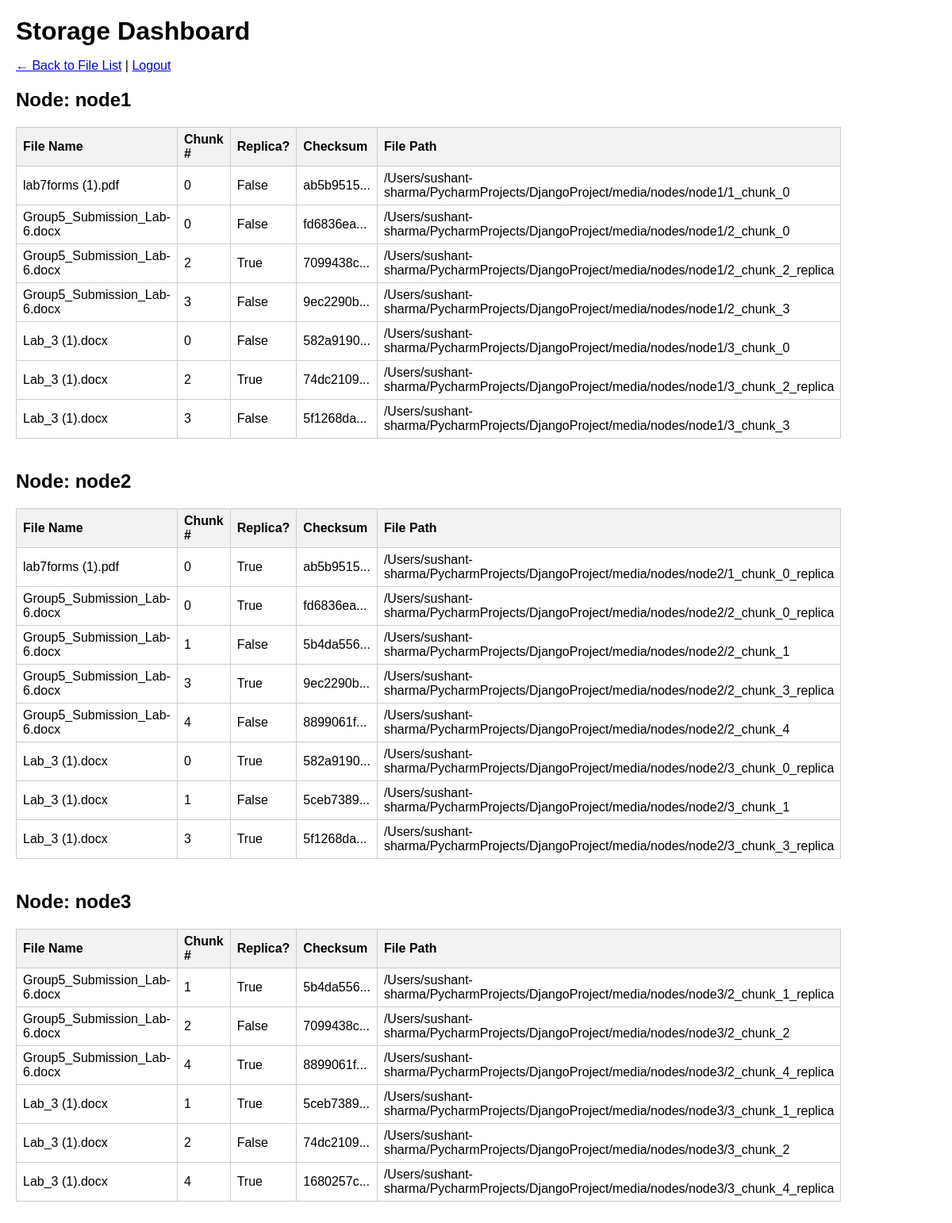
The page /dashboard/ (signed in) on the database its author committed.
### storage_app/models.py (models this page shows, shortened)
class FileChunk(models.Model):
    stored_file = models.ForeignKey(StoredFile, related_name='chunks', on_delete=models.CASCADE)
    chunk_number = models.IntegerField()
    file_path = models.CharField(max_length=500)  # Path where the chunk is stored
    checksum = models.CharField(max_length=64)    # Chunk checksum
    replicated = models.BooleanField(default=False)  # False = primary, True = replica

class StoredFile(models.Model):
    file_name = models.CharField(max_length=255)
    owner = models.ForeignKey(User, on_delete=models.CASCADE, null=True, blank=True)
    upload_date = models.DateTimeField(auto_now_add=True)
    file_size = models.BigIntegerField()
    checksum = models.CharField(max_length=64)  # Overall file checksum

### storage_app/views.py (the view)
# urls.py: path('dashboard/', views.dashboard, name='dashboard'),
@login_required
def dashboard(request):
    node_chunks = defaultdict(list)
    all_chunks = FileChunk.objects.select_related('stored_file').all()
    for chunk in all_chunks:
        node_name = get_node_from_path(chunk.file_path)
        node_chunks[node_name].append(chunk)
    context = {'node_chunks': dict(node_chunks)}
    return render(request, 'storage_app/dashboard.html', context)

### storage_app/views.py (called while the page is built)
def get_node_from_path(file_path):
    parts = file_path.split('nodes/')
    if len(parts) > 1:
        node_subpath = parts[1]  # e.g. "node1/filename"
        return node_subpath.split('/')[0]
    return 'Unknown'

### templates/storage_app/dashboard.html (shortened to what this page needs)
<!DOCTYPE html>
<html>
<head>
</head>
<body>
    <h1>Storage Dashboard</h1>
    <p>
        <a href="{% url 'file_list' %}">&larr; Back to File List</a> |
        <a href="{% url 'logout' %}">Logout</a>
    </p>
    {% for node_name, chunks in node_chunks.items %}
        <div class="node-section">
            <h2>Node: {{ node_name }}</h2>
            <table>
                <tr>
                    <th>File Name</th>
                    <th>Chunk #</th>
                    <th>Replica?</th>
                    <th>Checksum</th>
                    <th>File Path</th>
                </tr>
                {% for chunk in chunks %}
                    <tr>
                        <td>{{ chunk.stored_file.file_name }}</td>
                        <td>{{ chunk.chunk_number }}</td>
                        <td class="replica-{{ chunk.replicated }}">{{ chunk.replicated }}</td>
                        <td>{{ chunk.checksum|slice:":8" }}...</td>
                        <td>{{ chunk.file_path }}</td>
                    </tr>
                {% endfor %}
            </table>
        </div>
    {% empty %}
        <p>No chunks found in the system.</p>
    {% endfor %}
</body>
</html>

### templates/storage_app/dashboard.html (style rules this page uses)
body { font-family: Arial, sans-serif; margin: 20px; }
h1 { margin-bottom: 10px; }
.node-section { margin-bottom: 40px; }
table { border-collapse: collapse; width: 80%; margin-top: 10px; }
th, td { border: 1px solid #ccc; padding: 6px 8px; text-align: left; }
th { background-color: #f2f2f2; }

### rows shown on the page
FileChunk: node_name "node1", stored_file.file_name "lab7forms (1).pdf", chunk_number "0", replicated "False", checksum "ab5b9515", file_path "/Users/sushant-sharma/PycharmProjects/DjangoProject/media/nodes/node1/1_chunk_0"
FileChunk: stored_file.file_name "Group5_Submission_Lab-6.docx", chunk_number "0", replicated "False", checksum "fd6836ea", file_path "/Users/sushant-sharma/PycharmProjects/DjangoProject/media/nodes/node1/2_chunk_0"
FileChunk: stored_file.file_name "Group5_Submission_Lab-6.docx", chunk_number "2", replicated "True", checksum "7099438c", file_path "/Users/sushant-sharma/PycharmProjects/DjangoProject/media/nodes/node1/2_chunk_2_replica"
FileChunk: stored_file.file_name "Group5_Submission_Lab-6.docx", chunk_number "3", replicated "False", checksum "9ec2290b", file_path "/Users/sushant-sharma/PycharmProjects/DjangoProject/media/nodes/node1/2_chunk_3"
FileChunk: stored_file.file_name "Lab_3 (1).docx", chunk_number "0", replicated "False", checksum "582a9190", file_path "/Users/sushant-sharma/PycharmProjects/DjangoProject/media/nodes/node1/3_chunk_0"
FileChunk: stored_file.file_name "Lab_3 (1).docx", chunk_number "2", replicated "True", checksum "74dc2109", file_path "/Users/sushant-sharma/PycharmProjects/DjangoProject/media/nodes/node1/3_chunk_2_replica"
FileChunk: stored_file.file_name "Lab_3 (1).docx", chunk_number "3", replicated "False", checksum "5f1268da", file_path "/Users/sushant-sharma/PycharmProjects/DjangoProject/media/nodes/node1/3_chunk_3"
FileChunk: node_name "node2", stored_file.file_name "lab7forms (1).pdf", chunk_number "0", replicated "True", checksum "ab5b9515", file_path "/Users/sushant-sharma/PycharmProjects/DjangoProject/media/nodes/node2/1_chunk_0_replica"
FileChunk: stored_file.file_name "Group5_Submission_Lab-6.docx", chunk_number "0", replicated "True", checksum "fd6836ea", file_path "/Users/sushant-sharma/PycharmProjects/DjangoProject/media/nodes/node2/2_chunk_0_replica"
FileChunk: stored_file.file_name "Group5_Submission_Lab-6.docx", chunk_number "1", replicated "False", checksum "5b4da556", file_path "/Users/sushant-sharma/PycharmProjects/DjangoProject/media/nodes/node2/2_chunk_1"
FileChunk: stored_file.file_name "Group5_Submission_Lab-6.docx", chunk_number "3", replicated "True", checksum "9ec2290b", file_path "/Users/sushant-sharma/PycharmProjects/DjangoProject/media/nodes/node2/2_chunk_3_replica"
FileChunk: stored_file.file_name "Group5_Submission_Lab-6.docx", chunk_number "4", replicated "False", checksum "8899061f", file_path "/Users/sushant-sharma/PycharmProjects/DjangoProject/media/nodes/node2/2_chunk_4"
FileChunk: stored_file.file_name "Lab_3 (1).docx", chunk_number "0", replicated "True", checksum "582a9190", file_path "/Users/sushant-sharma/PycharmProjects/DjangoProject/media/nodes/node2/3_chunk_0_replica"
FileChunk: stored_file.file_name "Lab_3 (1).docx", chunk_number "1", replicated "False", checksum "5ceb7389", file_path "/Users/sushant-sharma/PycharmProjects/DjangoProject/media/nodes/node2/3_chunk_1"
FileChunk: stored_file.file_name "Lab_3 (1).docx", chunk_number "3", replicated "True", checksum "5f1268da", file_path "/Users/sushant-sharma/PycharmProjects/DjangoProject/media/nodes/node2/3_chunk_3_replica"
FileChunk: node_name "node3", stored_file.file_name "Group5_Submission_Lab-6.docx", chunk_number "1", replicated "True", checksum "5b4da556", file_path "/Users/sushant-sharma/PycharmProjects/DjangoProject/media/nodes/node3/2_chunk_1_replica"
FileChunk: stored_file.file_name "Group5_Submission_Lab-6.docx", chunk_number "2", replicated "False", checksum "7099438c", file_path "/Users/sushant-sharma/PycharmProjects/DjangoProject/media/nodes/node3/2_chunk_2"
FileChunk: stored_file.file_name "Group5_Submission_Lab-6.docx", chunk_number "4", replicated "True", checksum "8899061f", file_path "/Users/sushant-sharma/PycharmProjects/DjangoProject/media/nodes/node3/2_chunk_4_replica"
FileChunk: stored_file.file_name "Lab_3 (1).docx", chunk_number "1", replicated "True", checksum "5ceb7389", file_path "/Users/sushant-sharma/PycharmProjects/DjangoProject/media/nodes/node3/3_chunk_1_replica"
FileChunk: stored_file.file_name "Lab_3 (1).docx", chunk_number "2", replicated "False", checksum "74dc2109", file_path "/Users/sushant-sharma/PycharmProjects/DjangoProject/media/nodes/node3/3_chunk_2"
FileChunk: stored_file.file_name "Lab_3 (1).docx", chunk_number "4", replicated "True", checksum "1680257c", file_path "/Users/sushant-sharma/PycharmProjects/DjangoProject/media/nodes/node3/3_chunk_4_replica"
